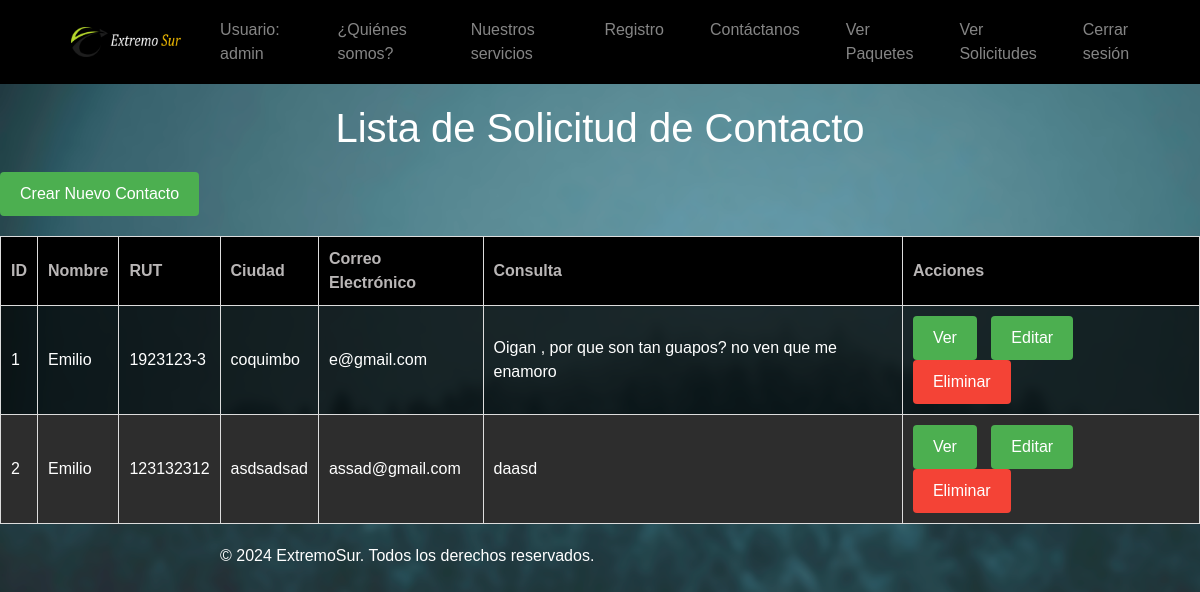
Screenshot of /contactos/ (signed in) with the database file from the repository.
### gestionviajes/models.py (models this page shows, shortened)
class FormularioContacto(models.Model):
    nombre = models.CharField(max_length=100)
    rut = models.CharField(max_length=12)
    ciudad = models.CharField(max_length=100)
    correo_electronico = models.EmailField()
    consulta = models.TextField()

### gestionviajes/views.py (the view)
# urls.py: path('contactos/', views.contacto_list, name='contacto_list'),
@staff_member_required
def contacto_list(request):
    contactos = FormularioContacto.objects.all()
    return render(request, 'contacto_list.html', {'contactos': contactos})

### gestionviajes/context_processors.py (called while the page is built)
def search_form(request):
    return {'buscar_form': BuscarPaqueteForm()}

### gestionviajes/templates/contacto_list.html (shortened to what this page needs)
{% extends 'base.html' %}
{% load static %}
{% block content %}
<!DOCTYPE html>
<html>
<head>
    <link rel="stylesheet" type="text/css" href="{% static 'styles.css' %}">
</head>
<body>
    <h1>Lista de Solicitud de Contacto</h1>
    <a href="{% url 'contacto_create' %}" class="btn btn-success">Crear Nuevo Contacto</a>
    <table>
        <thead>
            <tr>
                <th>ID</th>
                <th>Nombre</th>
                <th>RUT</th>
                <th>Ciudad</th>
                <th>Correo Electrónico</th>
                <th>Consulta</th>
                <th>Acciones</th>
            </tr>
        </thead>
        <tbody>
            {% for contacto in contactos %}
            <tr>
                <td>{{ contacto.id }}</td>
                <td>{{ contacto.nombre }}</td>
                <td>{{ contacto.rut }}</td>
                <td>{{ contacto.ciudad }}</td>
                <td>{{ contacto.correo_electronico }}</td>
                <td>{{ contacto.consulta }}</td>
                <td>
                    <a href="{% url 'contacto_detail' contacto.id %}" class="btn btn-primary">Ver</a>
                    <a href="{% url 'contacto_update' contacto.id %}" class="btn btn-warning">Editar</a>
                    <a href="{% url 'contacto_delete' contacto.id %}" class="btn btn-danger">Eliminar</a>
                </td>
            </tr>
            {% endfor %}
        </tbody>
    </table>
</body>
</html>
{% endblock %}

### gestionviajes/templates/base.html (shortened to what this page needs)
<!DOCTYPE html>
<html lang="es">
<head>
    {% load static %}
    <link rel="stylesheet" href="https://cdn.jsdelivr.net/npm/bootstrap@4.6.2/dist/css/bootstrap.min.css"
>
    <link rel="stylesheet" href="{% static 'css/styles.css' %}" />
    <link rel="stylesheet" href="https://cdnjs.cloudflare.com/ajax/libs/font-awesome/5.15.4/css/all.min.css">
</head>
<body>
    <header>
        <nav class="navbar navbar-expand-lg">
            <div class="container-fluid">
              <a class="navbar-brand" href="{% url 'index' %}">
                <img src="{% static 'img/logo_extremo_sur.png' %}" class="d-inline-block align-top" alt="Logo">
              </a>
              <div class="collapse navbar-collapse" id="navbarScroll">
                <ul class="navbar-nav mx-auto">
                  {% if user.is_authenticated %}
                    <li class="nav-item no-hover">
                      <span class="nav-link">Usuario: {{ user.username }}</span>
                    </li>
                  {% endif %}
                  <li class="nav-item">
                    <a class="nav-link" href="{% url 'index' %}">¿Quiénes somos?</a>
                  </li>
                  <li class="nav-item">
                    <a class="nav-link" href="{% url 'vista_paquetes_cliente' %}">Nuestros servicios</a>
                  </li>
                  <li class="nav-item">
                    <a class="nav-link" href="{% url 'registro_cliente' %}">Registro</a>
                  </li>
                  <li class="nav-item">
                    <a class="nav-link" href="{% url 'contacto' %}">Contáctanos</a>
                  </li>
                  {% if user.is_authenticated %}
                    <li class="nav-item">
                      <a class="nav-link" href="{% url 'vista_paquetes_cliente' %}">Ver Paquetes</a>
                    </li>
                    <li class="nav-item">
                      <a class="nav-link" href="{% url 'contacto_list' %}">Ver Solicitudes</a>
                    </li>
                  {% endif %}
                  {% if user.is_authenticated %}
                    <li class="nav-item">
                      <a class="nav-link" href="{% url 'logout' %}">Cerrar sesión</a>
                    </li>
                  {% else %}
                    <li class="nav-item">
                      <a class="nav-link" href="{% url 'login' %}">Iniciar sesión</a>
                    </li>
                  {% endif %}
                </ul>
              </div>
            </div>
          </nav>
    </header>
    {% block content %}{% endblock %}
    <footer>
        <div class="container">
            <p style="color: white">&copy; 2024 ExtremoSur. Todos los derechos reservados.</p>
        </div>
    </footer>
</body>
</html>

### gestionviajes/static/css/styles.css (style rules this page uses)
body { font-family: 'system-ui', '-apple-system', 'Segoe UI', 'Roboto', 'Helvetica Neue', 'Arial', 'sans-serif'; color: #000000; margin: 0; padding: 0; background-image: url('/static/img/fondo.png'); background-repeat: repeat-y; background-attachment: fixed; background-size: cover; }
.navbar { background-color: #000000; }
.navbar-nav .nav-item { margin: 0 15px; }
.navbar-nav .nav-link { color: #858585; padding: 10px 15px; transition: color 0.3s ease, background-color 0.3s ease; }
.navbar-brand img { max-height: 30px; margin-left: 20px; padding-left: 20px; }
.container { max-width: 800px; margin: 0 auto; padding: 20px; }
table { width: 100%; border-collapse: collapse; margin-top: 20px; font-size: 16px; }
table th, table td { padding: 10px; text-align: left; border: 1px solid #ddd; }
table th { background-color: #000000; color: #b9b6b6; }
table td { background-color: #00000077; }
table a { color: #007bff; text-decoration: none; margin-right: 10px; }
.no-hover .nav-link { pointer-events: none; cursor: default; }

### gestionviajes/templates/contacto_list.html (style rules this page uses)
body { font-family: Arial, sans-serif; background-color: #f2f2f2; color: #ffffff; }
h1 { text-align: center; margin-top: 20px; margin-bottom: 20px; }
table { width: 100%; border-collapse: collapse; margin-top: 20px; background-color: rgba(0, 0, 0, 0.5); }
th, td { padding: 12px; text-align: left; border: 1px solid #ddd; color: #ffffff; }
th { background-color: #333; }
tr:nth-child(even) { background-color: #555; }
.btn { background-color: #4CAF50; color: white; padding: 10px 20px; border: none; cursor: pointer; border-radius: 4px; transition: background-color 0.3s ease; }
.btn-danger { background-color: #f44336; }

### rows the page displays
FormularioContacto: id "1", nombre "Emilio", rut "1923123-3", ciudad "coquimbo", correo_electronico "e@gmail.com", consulta "Oigan , por que son tan guapos? no ven que me enamoro"
FormularioContacto: id "2", nombre "Emilio", rut "123132312", ciudad "asdsadsad", correo_electronico "assad@gmail.com", consulta "daasd"

### other values shown
{{ user.username }} "admin"
